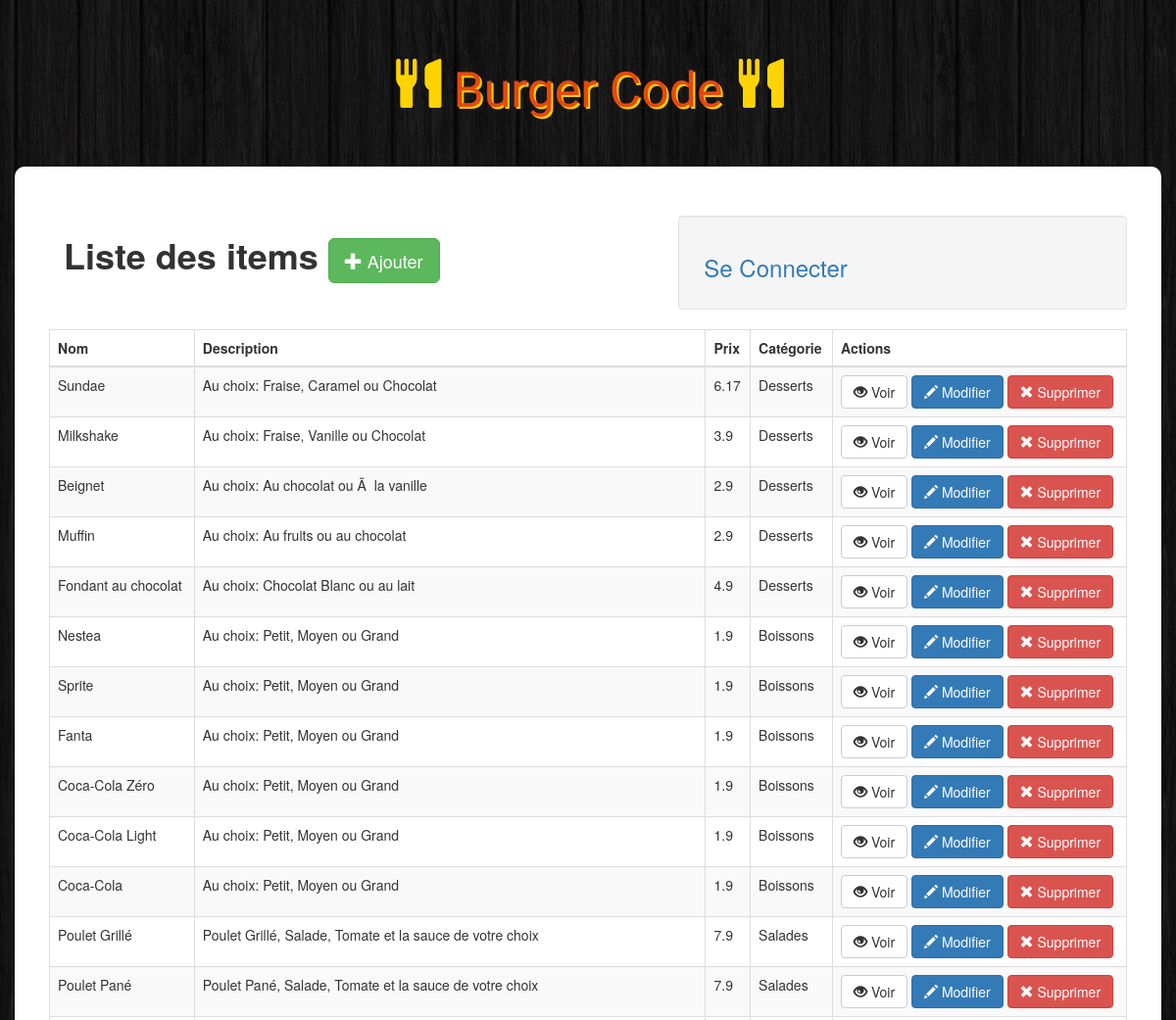
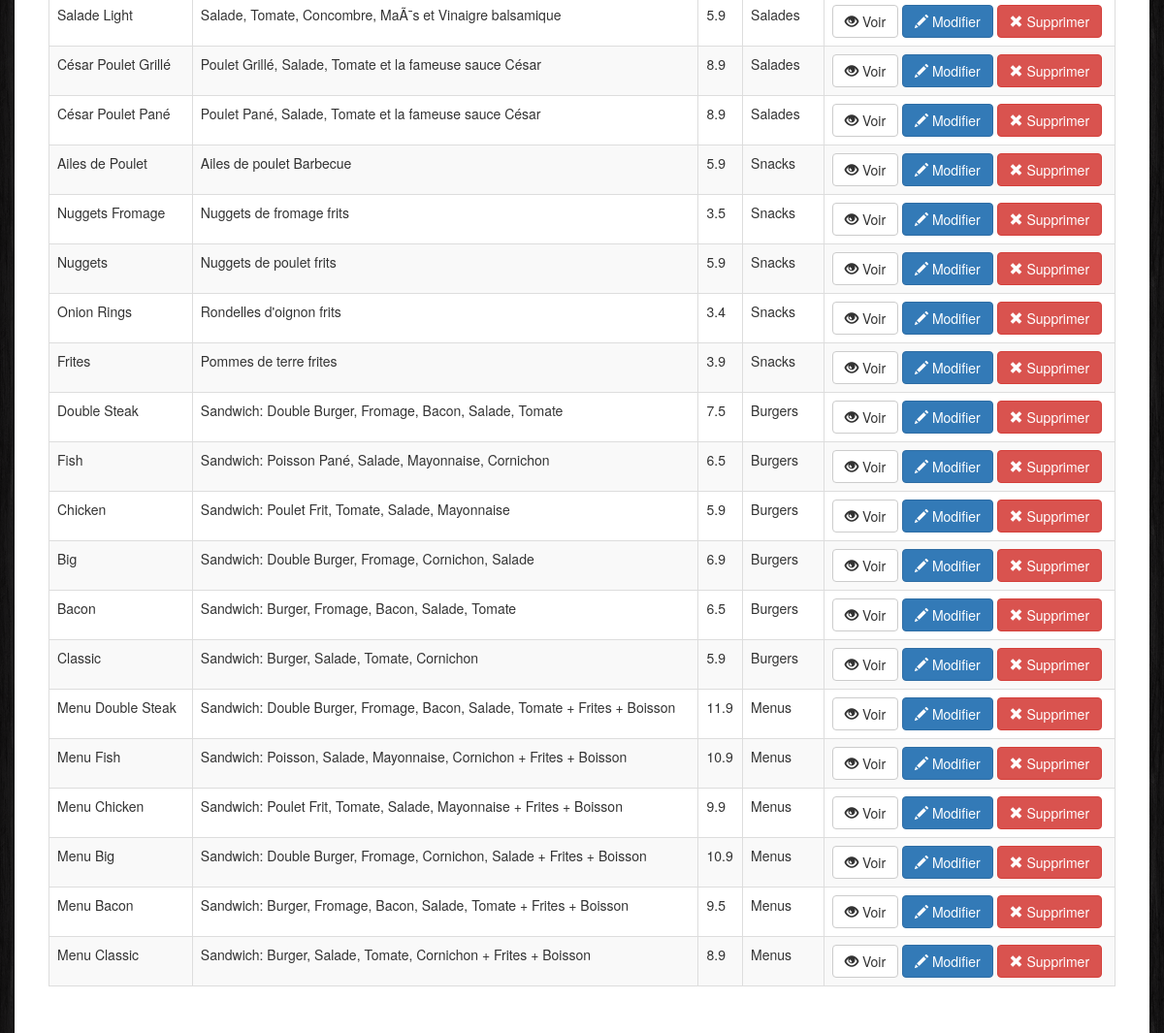
The app's page /admin/index.php with its own data (2 pictures, top to bottom).
### tables this page shows
CREATE TABLE IF NOT EXISTS `items` (
  `id` int(11) NOT NULL AUTO_INCREMENT,
  `name` varchar(100) NOT NULL,
  `description` varchar(255) NOT NULL,
  `price` float NOT NULL,
  `image` varchar(255) NOT NULL,
  `category` int(11) NOT NULL,
  PRIMARY KEY (`id`),
  KEY `category` (`category`)
);

CREATE TABLE IF NOT EXISTS `categories` (
  `id` int(11) NOT NULL AUTO_INCREMENT,
  `name` varchar(100) NOT NULL,
  PRIMARY KEY (`id`)
);

### admin/index.php (the view, shortened to what this page needs)
<?php
  if(session_start()){
      $login=$_SESSION['login'];
  }else{
      $login = "";
  }
 ?>
<!DOCTYPE html>
<html>
    <head>
        <link rel="stylesheet" href="style.css">
        <link rel="stylesheet" href="https://maxcdn.bootstrapcdn.com/bootstrap/3.3.6/css/bootstrap.min.css">
        <link rel="stylesheet" href="../css/styles.css">
    </head>
    <body>
        <h1 class="text-logo"><span class="glyphicon glyphicon-cutlery"></span> Burger Code <span class="glyphicon glyphicon-cutlery"></span></h1>
        <div class="container admin">
            <div class="row">
                <div class="col-sm-7">
                    <h1><strong>Liste des items   </strong><a href="insert.php" class="btn btn-success btn-lg"><span class="glyphicon glyphicon-plus"></span> Ajouter</a> </h1>
                </div>
                <div class="col-sm-5 well">
                    <h3><?php if($login != ""){
                      echo "  <div class=\"row\">";
                         echo" <div class=\"col-md-6\">";
                            echo " <h4><span class=\"glyphicon glyphicon-user\"></span>: <a href=\"#\" data-toggle=\"modal\" data-target=\"#myModal\"> ".$_SESSION['login']."</a></h4>";
                           echo  "</div>";
                           echo "<div class=\"col-md-6\">";
                            echo " <h4><span class=\"glyphicon glyphicon-off\"></span> :<a href=\"deconnec.php\">  Deconnexion</a></h4>";
                            echo "</div>";
                            echo "</div>";
                            echo "  <div class=\"text-center\">";
                             echo "<h4><span class=\"glyphicon glyphicon-link\"></span>: <a href='../administration/' > Vous êtes un administrateur ? </a> </h4>";
                            echo  "</div>";
                        }
                        else echo "<span class=\"glyphicon glyphicon-on\"></span><a href=\"../index.php\" > Se Connecter </a>";
                        ?></h3>
                </div>
                <table class="table table-striped table-bordered">
                  <thead>
                    <tr>
                      <th>Nom</th>
                      <th>Description</th>
                      <th>Prix</th>
                      <th>Catégorie</th>
                      <th>Actions</th>
                    </tr>
                  </thead>
                  <tbody>
                    <?php
                    $bd = database::connect();
                    $statement = $bd->query('SELECT items.id,items.name, items.description, items.price, categories.name AS category FROM items LEFT JOIN categories ON items.category = categories.id ORDER BY items.id DESC');
                    while ($item = $statement->fetch()) {
                      echo ' <tr>
                        <td>'.$item['name'].'</td>';
                        echo '<td>'.$item['description'].'</td>';
                        echo '<td>'.$item['price'].'</td>';
                        echo '<td>'.$item['category'].'</td>';
                        echo '<td width=300><a class="btn btn-default" href="view.php?id='.$item['id'].'"><span class="glyphicon glyphicon-eye-open"></span> Voir</a> <a class="btn btn-primary" href="update.php?id='.$item['id'].'"><span class="glyphicon glyphicon-pencil"></span> Modifier</a> <a class="btn btn-danger" href="delete.php?id='.$item['id'].'"><span class="glyphicon glyphicon-remove"></span> Supprimer</a></td>
';
                        echo '</tr>';
                    }
                     ?>
                  </tbody>
                </table>
            </div>
        </div>
    </body>
</html>

### admin/style.css (style rules this page uses)
body { background: #F1F3FA; }

### css/styles.css (style rules this page uses)
body { background: url(../images/bg.png); }
.text-logo { font-family: 'Holtwood One SC', sans-serif; color: #e7480f; text-shadow: 2px 2px #ffd301; font-size: 50px; padding: 40px 0px; text-align: center; }
.text-logo .glyphicon { color: #ffd301; text-shadow: 0px 0px #ffd301; }
.admin { background: #fff; padding: 50px; border-radius: 10px; }

### records on screen
items: name "Sundae", description "Au choix: Fraise, Caramel ou Chocolat", price "6.17", category.name "Desserts"
items: name "Milkshake", description "Au choix: Fraise, Vanille ou Chocolat", price "3.9", category.name "Desserts"
items: name "Beignet", description "Au choix: Au chocolat ou Ã la vanille", price "2.9", category.name "Desserts"
items: name "Muffin", description "Au choix: Au fruits ou au chocolat", price "2.9", category.name "Desserts"
items: name "Fondant au chocolat", description "Au choix: Chocolat Blanc ou au lait", price "4.9", category.name "Desserts"
items: name "Nestea", description "Au choix: Petit, Moyen ou Grand", price "1.9", category.name "Boissons"
items: name "Sprite", description "Au choix: Petit, Moyen ou Grand", price "1.9", category.name "Boissons"
items: name "Fanta", description "Au choix: Petit, Moyen ou Grand", price "1.9", category.name "Boissons"
items: name "Coca-Cola Zéro", description "Au choix: Petit, Moyen ou Grand", price "1.9", category.name "Boissons"
items: name "Coca-Cola Light", description "Au choix: Petit, Moyen ou Grand", price "1.9", category.name "Boissons"
items: name "Coca-Cola", description "Au choix: Petit, Moyen ou Grand", price "1.9", category.name "Boissons"
items: name "Poulet Grillé", description "Poulet Grillé, Salade, Tomate et la sauce de votre choix", price "7.9", category.name "Salades"
items: name "Poulet Pané", description "Poulet Pané, Salade, Tomate et la sauce de votre choix", price "7.9", category.name "Salades"
items: name "Salade Light", description "Salade, Tomate, Concombre, MaÃ¯s et Vinaigre balsamique", price "5.9", category.name "Salades"
items: name "César Poulet Grillé", description "Poulet Grillé, Salade, Tomate et la fameuse sauce César", price "8.9", category.name "Salades"
items: name "César Poulet Pané", description "Poulet Pané, Salade, Tomate et la fameuse sauce César", price "8.9", category.name "Salades"
items: name "Ailes de Poulet", description "Ailes de poulet Barbecue", price "5.9", category.name "Snacks"
items: name "Nuggets Fromage", description "Nuggets de fromage frits", price "3.5", category.name "Snacks"
items: name "Nuggets", description "Nuggets de poulet frits", price "5.9", category.name "Snacks"
items: name "Onion Rings", description "Rondelles d'oignon frits", price "3.4", category.name "Snacks"
items: name "Frites", description "Pommes de terre frites", price "3.9", category.name "Snacks"
items: name "Double Steak", description "Sandwich: Double Burger, Fromage, Bacon, Salade, Tomate", price "7.5", category.name "Burgers"
items: name "Fish", description "Sandwich: Poisson Pané, Salade, Mayonnaise, Cornichon", price "6.5", category.name "Burgers"
items: name "Chicken", description "Sandwich: Poulet Frit, Tomate, Salade, Mayonnaise", price "5.9", category.name "Burgers"
items: name "Big", description "Sandwich: Double Burger, Fromage, Cornichon, Salade", price "6.9", category.name "Burgers"
items: name "Bacon", description "Sandwich: Burger, Fromage, Bacon, Salade, Tomate", price "6.5", category.name "Burgers"
items: name "Classic", description "Sandwich: Burger, Salade, Tomate, Cornichon", price "5.9", category.name "Burgers"
items: name "Menu Double Steak", description "Sandwich: Double Burger, Fromage, Bacon, Salade, Tomate + Frites + Boisson", price "11.9", category.name "Menus"
items: name "Menu Fish", description "Sandwich: Poisson, Salade, Mayonnaise, Cornichon + Frites + Boisson", price "10.9", category.name "Menus"
items: name "Menu Chicken", description "Sandwich: Poulet Frit, Tomate, Salade, Mayonnaise + Frites + Boisson", price "9.9", category.name "Menus"
items: name "Menu Big", description "Sandwich: Double Burger, Fromage, Cornichon, Salade + Frites + Boisson", price "10.9", category.name "Menus"
items: name "Menu Bacon", description "Sandwich: Burger, Fromage, Bacon, Salade, Tomate + Frites + Boisson", price "9.5", category.name "Menus"
items: name "Menu Classic", description "Sandwich: Burger, Salade, Tomate, Cornichon + Frites + Boisson", price "8.9", category.name "Menus"
